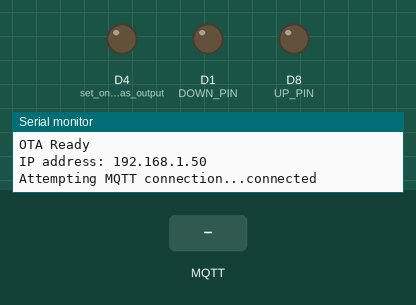
A sketch run on a simulated ESP8266 (NodeMCU). On the bench: output pins drawn as LEDs (lit = HIGH), the last lines printed to the serial monitor. Dashed ring = blinking. Inputs (shaded band) come from the test bench. WiFi joins after 1.5 s; servers stay silent unless stated; no MQTT or app messages arrive unless stated.

Above: at 2.7 s.
2.8 s: MQTT message "myesp8266" arrives on the first subscribed topic
4.3 s: MQTT message "5" arrives on the first subscribed topic
5.8 s: MQTT message "90" arrives on the first subscribed topic
7.3 s: MQTT message "200" arrives on the first subscribed topic
At 10.8 s:
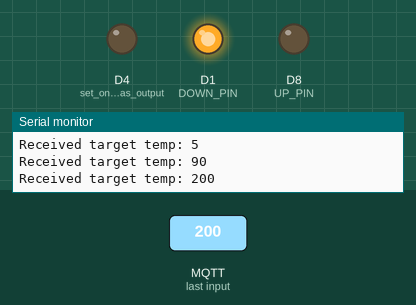
At 19.74 s:
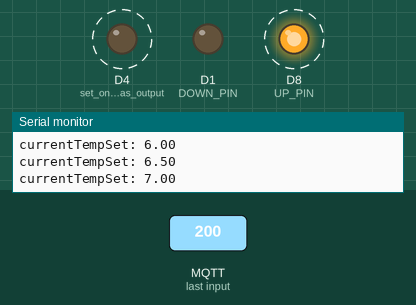
Timing chart, 0 to 19.8 s (numbered marks = the images above; inputs shaded):
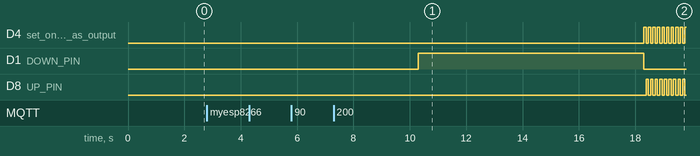

The sketch:

Thermostat.ino
```cpp
#include <DHT_U.h>

#include <ESP8266mDNS.h>
#include <WiFiUdp.h>
#include <ArduinoOTA.h>
#include "LivingRoom.h"
//#include "BedRoom.h"

#include <ESP8266WiFi.h>

#include <PubSubClient.h>
#include <DHT.h>

#define DHTTYPE DHT22
#define DHTPIN  D5

#define UP_PIN D8
#define DOWN_PIN D1
// Update these with values suitable for your network.

const char* ssid = "SSID";
const char* password = "password";
const char* mqtt_server = "192.168.1.13";

const int tempHumSendInterval = 30000; // Temp and Humidity sending interval

unsigned long tempHumLastSentMillis = 0;        // will store last temp was read

// Initialize DHT sensor
DHT dht(DHTPIN, DHTTYPE);

WiFiClient espClient;
PubSubClient client(espClient);
char msg[50];


void setup_wifi() {

  delay(10);
  // We start by connectin to a WiFi network
  Serial.println();
  Serial.print("Connecting to ");
  Serial.println(ssid);

  WiFi.begin(ssid, password);

  byte i = 0;
  while (WiFi.status() != WL_CONNECTED) {
    delay(500);
    Serial.print(".");
    if (++i > 10) {
      Serial.println("Connection Failed! Rebooting...");
      delay(1000);
      ESP.restart();
    }
  }

  Serial.println("");
  Serial.println("WiFi connected");
  Serial.println("IP address: ");
  Serial.println(WiFi.localIP());
}

void setup_OTA() {
  // Port defaults to 8266
  // ArduinoOTA.setPort(8266);

  // Hostname defaults to esp8266-[ChipID]
  // ArduinoOTA.setHostname("myesp8266");

  // No authentication by default
  // ArduinoOTA.setPassword("admin");

  // Password can be set with it's md5 value as well
  // MD5(admin) = 21232f297a57a5a743894a0e4a801fc3
  // ArduinoOTA.setPasswordHash("21232f297a57a5a743894a0e4a801fc3");

  ArduinoOTA.onStart([]() {
    String type;
    if (ArduinoOTA.getCommand() == U_FLASH)
      type = "sketch";
    else // U_SPIFFS
      type = "filesystem";

    // NOTE: if updating SPIFFS this would be the place to unmount SPIFFS using SPIFFS.end()
    Serial.println("Start updating " + type);
  });
  ArduinoOTA.onEnd([]() {
    Serial.println("\nEnd");
  });
  ArduinoOTA.onProgress([](unsigned int progress, unsigned int total) {
    Serial.printf("Progress: %u%%\r", (progress / (total / 100)));
  });
  ArduinoOTA.onError([](ota_error_t error) {
    Serial.printf("Error[%u]: ", error);
    if (error == OTA_AUTH_ERROR) Serial.println("Auth Failed");
    else if (error == OTA_BEGIN_ERROR) Serial.println("Begin Failed");
    else if (error == OTA_CONNECT_ERROR) Serial.println("Connect Failed");
    else if (error == OTA_RECEIVE_ERROR) Serial.println("Receive Failed");
    else if (error == OTA_END_ERROR) Serial.println("End Failed");
  });
  ArduinoOTA.begin();
  Serial.println("OTA Ready");
  Serial.print("IP address: ");
  Serial.println(WiFi.localIP());
}

void callback(char* topic, byte* payload, unsigned int length) {
  // Conver the incoming byte array to a string
  payload[length] = '\0'; // Null terminator used to terminate the char array
  String message = (char*)payload;
  Serial.println("Received target temp: " + message);

  setNextTargetTemp(message.toFloat());
}

void sendTemp() {
    float temp_c = dht.readTemperature();     // Read temperature as Celcius
    // Check if any reads failed and exit early (to try again).
    if (isnan(temp_c)) {
      Serial.println("Failed to read from DHT sensor!");
    }
    temp_c = temp_c + TempAdjustment;
    dtostrf(temp_c , 2, 2, msg);
    Serial.print("Sending temperature:");
    Serial.println(temp_c);
    client.publish(TempOutTopic, msg);
}

void sendHum() {
    float humidity = dht.readHumidity();          // Read humidity (percent)
    if (isnan(humidity)) {
      Serial.println("Failed to read from DHT sensor!");
    }
    dtostrf(humidity , 2, 2, msg);
    //Serial.print("Sending humidity:");
    //Serial.println(humidity);
    client.publish(HumOutTopic, msg);
}

void reconnect() {
  // Loop until we're reconnected
  while (!client.connected()) {
    Serial.print("Attempting MQTT connection...");
    // Attempt to connect
    if (client.connect(clientID)) {
      Serial.println("connected");
      // resubscribe
      client.subscribe(TargetTempInTopic);
    } else {
      Serial.print("failed, rc=");
      Serial.print(client.state());
      Serial.println(" try again in 5 seconds");
      // Wait 5 seconds before retrying
      delay(5000);
    }
  }
}

void setup() {
  pinMode(UP_PIN, OUTPUT);
  pinMode(DOWN_PIN, OUTPUT);

  pinMode(BUILTIN_LED, OUTPUT);  // set onboard LED as output
  digitalWrite(BUILTIN_LED, LOW);

  Serial.begin(115200);
  setup_wifi();
  setup_OTA();
  client.setServer(mqtt_server, 1883);
  client.setCallback(callback);
  dht.begin();           // initialize temperature sensor


}


void loop() {

  if (!client.connected()) {
    reconnect();
  }
  client.loop();
  ArduinoOTA.handle();

  ulong currentMillis = millis();

  // Temp and Humidity check interval
  if (currentMillis - tempHumLastSentMillis > tempHumSendInterval ) {
    tempHumLastSentMillis = millis();
    digitalWrite(BUILTIN_LED, LOW);
    sendTemp();
    sendHum();
    digitalWrite(BUILTIN_LED, HIGH);
  }

  // thermostat actions
  handleTSStage();
}
```

LivingRoom.h
```cpp
// Living Room header file

#define ESP_ID 0fe5a1

String MQTT_PATH = "/ha/livroom";

const char* clientID = "esp8266_Liv";
const char* TempOutTopic = "/ha/livroom/temp";
const char* HumOutTopic = "/ha/livroom/hum";
const char* TargetTempInTopic = "/ha/livroom/targetTemp";
const float TempAdjustment = 0.0; // used to adjust the temperature to the wired thermosat
const float MinTempSetpoint = 2.5; // lowest temp setpoint
const float MaxTempSetpoint = 30.0; // highest temp setpoint
const int CalibrationInterval = 8000; // interval required for calibration
const int BtnPressInterval = 80; // interval to keep button pushed
const int BtnDepressInterval = 80; // interval between button push
```

ThermoDriver.ino
```cpp
//#define THERMO_DR_DEBUG 1

#ifdef THERMO_DR_DEBUG
  #define DEBUG_PRINT(...) { DEBUG_PRINTER.print(__VA_ARGS__); }
  #define DEBUG_PRINTLN(...) { DEBUG_PRINTER.println(__VA_ARGS__); }
#else
  #define DEBUG_PRINT(...) {}
  #define DEBUG_PRINTLN(...) {}
#endif


const int InitialWaitInterval = 3000; // wait interval after last target temp received
const int CalibrationRequiredTimeout = 6000; // the interval for redoing calibration

// thermostat variables
unsigned long tsLastMillis = 0;
unsigned long tsLastReceived = 0;
unsigned long tsLastCalibration = 223372036854775808L;

float targetTemp;
float nextTargetTemp = NAN;
float currentTempSet;

// Thermostat adjust stages
#define TS_STAGE_NONE -1 // No stage
#define TS_STAGE_0 0 // Wait for a timout before setting the target temp
#define TS_STAGE_1 1 // Calibrating thermostat
#define TS_STAGE_2 2 // Setting target temp, btn up
#define TS_STAGE_3 3 // Setting target temp, btn down

int tsStage = TS_STAGE_NONE;

void setNextTargetTemp(float desiredTemp) {
  DEBUG_PRINTLN(nextTargetTemp);
  nextTargetTemp = ((int)(desiredTemp*2))/2.0;
  nextTargetTemp = constrain(nextTargetTemp, MinTempSetpoint, MaxTempSetpoint);
  DEBUG_PRINT("Next target Temp: ");
  DEBUG_PRINTLN(nextTargetTemp);

  adjustToNextTargetTemp();
}

void adjustToNextTargetTemp() {
  if (tsStage <= TS_STAGE_0 && !isnan(nextTargetTemp)) {
    // start adjustment stage
    targetTemp = nextTargetTemp;
    nextTargetTemp = NAN;
    tsLastReceived = millis();
    tsStage = TS_STAGE_0;
  }
}

void downButtonPress() { // press temp Down button
  digitalWrite(BUILTIN_LED, LOW);
  DEBUG_PRINTLN("Pressing Down Btn");
  digitalWrite(DOWN_PIN, HIGH);
  currentTempSet = currentTempSet - 0.5;
}
void downButtonRelease() { // release temp Down button
  DEBUG_PRINTLN("Releasing Down Btn");
  digitalWrite(DOWN_PIN, LOW);
  digitalWrite(BUILTIN_LED, HIGH);
}

void upButtonPress() { // press temp Up button
  digitalWrite(BUILTIN_LED, LOW);
  DEBUG_PRINTLN("Pressing Up Btn");
  digitalWrite(UP_PIN, HIGH);
  currentTempSet = currentTempSet + 0.5;
  Serial.print("currentTempSet: ");
  Serial.println(currentTempSet);
}
void upButtonRelease() { // press temp Up button
  DEBUG_PRINTLN("Releasing Up Btn");
  digitalWrite(UP_PIN, LOW);
  digitalWrite(BUILTIN_LED, LOW);
}

void pressTempAdjustButton() {
  DEBUG_PRINT("Trying to adjust, current temp: ");
  DEBUG_PRINTLN(currentTempSet);
  if (targetTemp == currentTempSet) {
    return;
  }

  if (targetTemp > currentTempSet) {
    upButtonPress();
  } else {
    downButtonPress();
  }
}

bool releaseTempAdjustButton() {
  DEBUG_PRINTLN("Releasing Btns");
  upButtonRelease();
  downButtonRelease();
  if (targetTemp == currentTempSet) {
    DEBUG_PRINT("Temp adjusted to ");
    DEBUG_PRINTLN(currentTempSet);
    return true;
  } else {
    return false;
  }
}

bool startCalibration() {
  DEBUG_PRINTLN(tsLastCalibration);
  if (isnan(tsLastCalibration) || (millis() - tsLastCalibration > CalibrationRequiredTimeout)) {  //check if clibration is required
    DEBUG_PRINTLN("Calibration required, calibrating...");
    tsLastCalibration = millis();
    downButtonPress();
    return true;
  } else {
    DEBUG_PRINT("Calibration not required, interval: ");
    DEBUG_PRINTLN(millis() - tsLastCalibration);
    return false;
  }
}

void stopCalibration() {
  downButtonRelease();
  currentTempSet = MinTempSetpoint; // temp set to min setpoint
}

void handleTSStage() {
  unsigned long currentMillis = millis();

  switch (tsStage) {
    case TS_STAGE_NONE:
     return; // nothing to do

    case TS_STAGE_0:
      if (currentMillis - tsLastReceived > InitialWaitInterval) { // wait for timeout
        bool calibrationStarted = startCalibration();
        if (calibrationStarted) {
          tsLastMillis = currentMillis;
          tsStage = TS_STAGE_1; // advance to wait for calibration to happen stage
        } else { // calibration not needed
          tsLastMillis = currentMillis;
          tsStage = TS_STAGE_2; // advance to setting the target temp
        }
      }
      break;

    case TS_STAGE_1:
      if (currentMillis - tsLastMillis > CalibrationInterval) {
        stopCalibration();
        tsLastMillis = currentMillis;
        tsStage = TS_STAGE_2;

      }
      break;

    case TS_STAGE_2:
      if (currentMillis - tsLastMillis > BtnDepressInterval) {
        pressTempAdjustButton();
        tsLastMillis = currentMillis;
        tsStage = TS_STAGE_3;
      }
      break;

    case TS_STAGE_3:
      if (currentMillis - tsLastMillis > BtnDepressInterval) {
        bool finishedAdjustment = releaseTempAdjustButton();
        tsLastMillis = currentMillis;
        if (!finishedAdjustment) {
          tsStage = TS_STAGE_2;
        } else {
          tsStage = TS_STAGE_NONE; // done adjusting
          adjustToNextTargetTemp(); // adjust to next temp if present
        }
      }
      break;
  }
}
```
